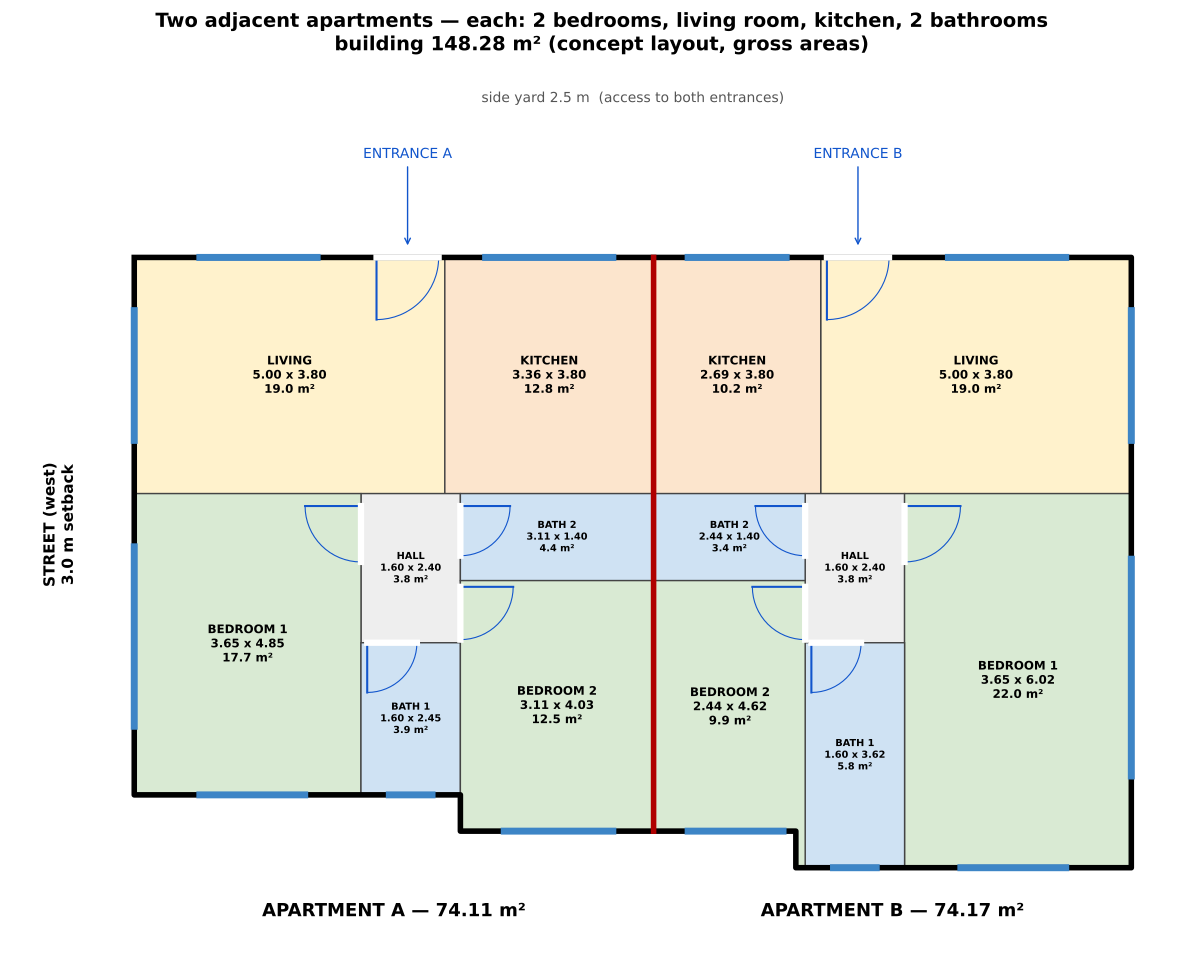

Reproduce this figure in Python.
"""Two adjacent apartments inside the SITE2 building with projections (site2_building.py).

Each apartment: 2 bedrooms, living room, kitchen, 2 bathrooms.
Local frame: u along the straight north-west wall from the street (west) end, v = depth from
the north-west wall towards the south-east. Building depth: 8.65 m (u 0-5.25),
9.23 m (u 5.25-10.65), 9.82 m (u 10.65-16.05). The party wall splits the floor area equally.
Room areas are gross (to wall centre-lines); entrances are on the north-west wall, reached
from the street along the 2.5 m side setback.
This is a concept layout - to be developed by the architect (walls, structure, services).
Outputs: site2_apartments.dxf (site coordinates), site2_apartments.pdf, site2_apartments.xlsx
"""
import sys
import numpy as np
import ezdxf
from shapely.geometry import Polygon, box
from shapely import affinity
import matplotlib; matplotlib.use("Agg")
import matplotlib.pyplot as plt
from matplotlib.patches import Arc
import openpyxl
from openpyxl.styles import Font, PatternFill

sys.argv = sys.argv[:1]
ns = {}
exec(open("site2_building.py").read().split("doc = ezdxf.new")[0], ns)
strips, theta, lot, inner = ns["strips"], ns["proj_theta"], ns["lot"], ns["inner"]
U0 = strips[0][0]; HI = min(s_[2][1] for s_ in strips)   # rotated-frame origin: street end, north-west face
assert all(abs(s_[2][1] - HI) < 1e-3 for s_ in strips)
DEP = [(s_[0] - U0, s_[1] - U0, HI - s_[2][0]) for s_ in strips]   # (u0, u1, depth)
L_TOT = DEP[-1][1]
depth_at = lambda u: next(d for a, b, d in DEP if a - 1e-9 <= u <= b + 1e-9)


def to_site(u, v):
    x, y = U0 + u, HI - v
    t = np.radians(theta)
    return (x * np.cos(t) - y * np.sin(t), x * np.sin(t) + y * np.cos(t))


def step_poly(u0, u1, v0):
    """room from v0 to the (stepped) south-east wall between u0 and u1."""
    pts = [(u0, v0), (u1, v0)]
    cuts = sorted({u0, u1} | {a for a, b, d in DEP if u0 < a < u1})
    back = []
    for a, b in zip(cuts, cuts[1:]):
        d = depth_at((a + b) / 2)
        back += [(a, d), (b, d)]
    return Polygon(pts + list(reversed(back)))


def rect(u0, u1, v0, v1):
    return box(u0, v0, u1, v1)


# party wall where the two apartments get equal areas
def area_upto(p):
    return sum(max(0, min(b, p) - a) * d for a, b, d in DEP)
lo_, hi_ = 0, L_TOT
for _ in range(60):
    mid = (lo_ + hi_) / 2
    lo_, hi_ = (mid, hi_) if area_upto(mid) < area_upto(L_TOT) / 2 else (lo_, mid)
PARTY = round(lo_, 2)

# ---- apartment A (street side, u 0 - PARTY) and B (east, PARTY - end, mirrored)
F = 3.80            # depth of the front band (living / kitchen)
H0, H1 = 3.65, 5.25  # hall / bath 1 band, measured from the outer end wall
VB1, VB2 = 6.20, 5.20  # bath 1 starts at v = 6.20 ; bath 2 ends / bedroom 2 starts at v = 5.20
rooms = []          # (apt, name_en, name_ar, polygon in local frame)
for apt, m in (("A", lambda u: u), ("B", lambda u: L_TOT - u)):
    span = lambda a, b: tuple(sorted((m(a), m(b))))
    party_side = lambda a: tuple(sorted((m(a), PARTY)))
    for n, ar, p in [
            ("LIVING", "صالة", rect(*span(0, 5.0), 0, F)),
            ("KITCHEN", "مطبخ", rect(*party_side(5.0), 0, F)),
            ("HALL", "ممر", rect(*span(H0, H1), F, VB1)),
            ("BEDROOM 1", "غرفة نوم 1", step_poly(*span(0, H0), F)),
            ("BATH 1", "حمام 1", step_poly(*span(H0, H1), VB1)),
            ("BATH 2", "حمام 2", rect(*party_side(H1), F, VB2)),
            ("BEDROOM 2", "غرفة نوم 2", step_poly(*party_side(H1), VB2))]:
        rooms.append((apt, n, ar, p))
W_B = L_TOT - PARTY

footprint = Polygon([(0, 0), (L_TOT, 0)] + [pt for a, b, d in reversed(DEP) for pt in ((b, d), (a, d))])
aptA = footprint.intersection(box(0, 0, PARTY, 20)); aptB = footprint.intersection(box(PARTY, 0, L_TOT, 20))
cover = sum(p.area for *_, p in rooms)
assert abs(cover - footprint.area) < 0.5, (cover, footprint.area)

# doors (hinge point, direction of the opening wall, swing side) and windows, local frame
DOORS = [  # (u, v, wall 'h' horizontal / 'v' vertical, width, swing sign)
    (3.9, 0.0, "h", 1.0, +1), (L_TOT - 4.9, 0.0, "h", 1.0, +1),            # entrances (NW wall)
    (H0, 4.0, "v", 0.9, -1), (L_TOT - H0, 4.0, "v", 0.9, +1),               # bedroom 1
    (H0 + 0.1, VB1, "h", 0.8, +1), (L_TOT - H1 + 0.1, VB1, "h", 0.8, +1),   # bath 1
    (H1, 4.0, "v", 0.8, +1), (L_TOT - H1, 4.0, "v", 0.8, -1),               # bath 2
    (H1, VB2 + 0.1, "v", 0.85, +1), (L_TOT - H1, VB2 + 0.1, "v", 0.85, -1), # bedroom 2
]
WINDOWS = [(0.0, 0.8, 0.0, 3.0), (1.0, 0.0, 3.0, 0.0), (5.6, 0.0, PARTY - 0.6, 0.0),            # A living (street + NW), kitchen
           (0.0, 4.6, 0.0, 7.6), (1.0, depth_at(1), 2.8, depth_at(1)), (5.9, depth_at(6), PARTY - 0.6, depth_at(6)),
           (L_TOT, 0.8, L_TOT, 3.0), (L_TOT - 3.0, 0.0, L_TOT - 1.0, 0.0), (PARTY + 0.5, 0.0, L_TOT - 5.5, 0.0),
           (L_TOT, 4.8, L_TOT, 8.4), (L_TOT - 2.8, depth_at(L_TOT - 1), L_TOT - 1.0, depth_at(L_TOT - 1)),
           (PARTY + 0.5, depth_at(PARTY + 1), 10.5, depth_at(PARTY + 1)),
           (H0 + 0.4, depth_at(4), H1 - 0.4, depth_at(4)), (L_TOT - H1 + 0.4, depth_at(L_TOT - 4), L_TOT - H0 - 0.4, depth_at(L_TOT - 4))]  # bath 1

# ---------------- table
wb = openpyxl.Workbook(); ws = wb.active; ws.title = "Apartments"
ws.append(["Apartment", "Room", "الغرفة", "Size (m)", "Area (m²)"])
for c in ws[1]:
    c.font = Font(bold=True, color="FFFFFF"); c.fill = PatternFill("solid", fgColor="305496")
for apt in ("A", "B"):
    for a_, n, ar, p in [r for r in rooms if r[0] == apt]:
        b = p.bounds
        ws.append([apt, n, ar, f"{b[2] - b[0]:.2f} x {b[3] - b[1]:.2f}", round(p.area, 2)])
    tot = (aptA if apt == "A" else aptB).area
    ws.append([apt, "TOTAL (gross)", "المجموع", "", round(tot, 2)])
    for c in ws[ws.max_row]: c.font = Font(bold=True)
    ws.append([])
ws.append(["", "BUILDING", "المبنى", "", round(footprint.area, 2)])
for col, w in zip("ABCDE", [11, 16, 14, 14, 11]):
    ws.column_dimensions[col].width = w
wb.save("site2_apartments.xlsx")

# ---------------- DXF (site coordinates)
doc = ezdxf.new("R2018", setup=True); doc.units = ezdxf.units.M
msp = doc.modelspace()
for name, col in (("LOT", 7), ("SETBACK-LINE", 3), ("A-WALL-EXT", 7), ("A-WALL-INT", 8), ("A-PARTY-WALL", 1),
                  ("A-DOOR", 4), ("A-WINDOW", 5), ("A-ROOM-NAME", 2), ("A-APT-AREA", 6)):
    doc.layers.add(name, color=col)
msp.add_lwpolyline(list(lot.exterior.coords)[:-1], close=True, dxfattribs={"layer": "LOT"})
msp.add_lwpolyline(list(inner.exterior.coords)[:-1], close=True, dxfattribs={"layer": "SETBACK-LINE", "linetype": "DASHED"})
site_poly = lambda p: [to_site(u, v) for u, v in list(p.exterior.coords)[:-1]]
msp.add_lwpolyline(site_poly(footprint), close=True, dxfattribs={"layer": "A-WALL-EXT", "const_width": 0.25})
for _, n, ar, p in rooms:
    msp.add_lwpolyline(site_poly(p), close=True, dxfattribs={"layer": "A-WALL-INT"})
    c = p.representative_point() if n not in ("HALL",) else p.centroid
    msp.add_mtext(f"{n}\\P{p.area:.1f} m²", dxfattribs={"layer": "A-ROOM-NAME", "char_height": 0.22, "rotation": theta}
                  ).set_location(to_site(c.x, c.y), attachment_point=5)
msp.add_line(to_site(PARTY, 0), to_site(PARTY, depth_at(PARTY)), dxfattribs={"layer": "A-PARTY-WALL", "lineweight": 50})
for apt, poly in (("APARTMENT A", aptA), ("APARTMENT B", aptB)):
    c = poly.centroid
    msp.add_mtext(f"{apt}\\P{poly.area:.2f} m²", dxfattribs={"layer": "A-APT-AREA", "char_height": 0.4, "rotation": theta}
                  ).set_location(to_site(c.x, -1.2), attachment_point=5)
for u, v, w, wd, sg in DOORS:
    if w == "h":
        a0, a1 = to_site(u, v), to_site(u + wd, v); leaf = to_site(u, v + sg * wd)
    else:
        a0, a1 = to_site(u, v), to_site(u, v + wd); leaf = to_site(u + sg * wd, v)
    msp.add_line(a0, leaf, dxfattribs={"layer": "A-DOOR"})
    msp.add_line(a0, a1, dxfattribs={"layer": "A-DOOR", "linetype": "DASHED"})
for u0_, v0_, u1_, v1_ in WINDOWS:
    msp.add_line(to_site(u0_, v0_), to_site(u1_, v1_), dxfattribs={"layer": "A-WINDOW", "lineweight": 70})
doc.saveas("site2_apartments.dxf")

# ---------------- PDF (local frame, readable)
fig, ax = plt.subplots(figsize=(16.5, 11.7))
COL = {"LIVING": "#fff2cc", "KITCHEN": "#fce5cd", "HALL": "#eeeeee", "BEDROOM 1": "#d9ead3",
       "BEDROOM 2": "#d9ead3", "BATH 1": "#cfe2f3", "BATH 2": "#cfe2f3"}
for apt, n, ar, p in rooms:
    xs, ys = p.exterior.xy
    ax.fill(xs, [-y for y in ys], fc=COL[n], ec="#444444", lw=1)
    c = p.centroid if n != "BEDROOM 1" else p.representative_point()
    b = p.bounds
    ax.text(c.x, -c.y, f"{n}\n{b[2] - b[0]:.2f} x {b[3] - b[1]:.2f}\n{p.area:.1f} m²", ha="center", va="center",
            fontsize=8.5 if p.area > 6 else 7, weight="bold")
fx, fy = footprint.exterior.xy
ax.plot(fx, [-y for y in fy], color="black", lw=4)
ax.plot([PARTY, PARTY], [0, -depth_at(PARTY)], color="#b00000", lw=4)
for u, v, w, wd, sg in DOORS:
    if w == "h":
        ax.plot([u, u], [-v, -(v + sg * wd)], color="#1155cc", lw=1.5)
        ax.add_patch(Arc((u, -v), 2 * wd, 2 * wd, theta1=-90 if sg > 0 else 0, theta2=0 if sg > 0 else 90, color="#1155cc", lw=.8))
        ax.plot([u, u + wd], [-v, -v], color="white", lw=4.5)
    else:
        ax.plot([u, u + sg * wd], [-v, -v], color="#1155cc", lw=1.5)
        ax.add_patch(Arc((u, -v), 2 * wd, 2 * wd, theta1=(-90 if sg > 0 else 180), theta2=(0 if sg > 0 else 270), color="#1155cc", lw=.8))
        ax.plot([u, u], [-v, -(v + wd)], color="white", lw=4.5)
for u0_, v0_, u1_, v1_ in WINDOWS:
    ax.plot([u0_, u1_], [-v0_, -v1_], color="#3d85c6", lw=5, solid_capstyle="butt")
ax.annotate("ENTRANCE A", (4.4, 0.15), xytext=(4.4, 1.6), ha="center", fontsize=10, color="#1155cc",
            arrowprops=dict(arrowstyle="->", color="#1155cc"))
ax.annotate("ENTRANCE B", (L_TOT - 4.4, 0.15), xytext=(L_TOT - 4.4, 1.6), ha="center", fontsize=10, color="#1155cc",
            arrowprops=dict(arrowstyle="->", color="#1155cc"))
ax.text(-1.2, -4.3, "STREET (west)\n3.0 m setback", rotation=90, va="center", ha="center", fontsize=11, weight="bold")
ax.text(L_TOT / 2, 2.5, "side yard 2.5 m  (access to both entrances)", ha="center", fontsize=10, color="#555555")
ax.text(PARTY / 2, -10.6, f"APARTMENT A — {aptA.area:.2f} m²", ha="center", fontsize=13, weight="bold")
ax.text(PARTY + W_B / 2, -10.6, f"APARTMENT B — {aptB.area:.2f} m²", ha="center", fontsize=13, weight="bold")
ax.set_aspect("equal"); ax.axis("off"); ax.set_xlim(-2, L_TOT + 1); ax.set_ylim(-11.3, 3.2)
ax.set_title("Two adjacent apartments — each: 2 bedrooms, living room, kitchen, 2 bathrooms\n"
             f"building {footprint.area:.2f} m² (concept layout, gross areas)", fontsize=14, weight="bold")
fig.savefig("site2_apartments.pdf", bbox_inches="tight")
print("party", PARTY, "apt A", round(aptA.area, 2), "apt B", round(aptB.area, 2), "rooms total", round(cover, 2), "footprint", round(footprint.area, 2))
for r in rooms: print(r[0], r[1], round(r[3].area, 2), [round(v, 2) for v in r[3].bounds])
